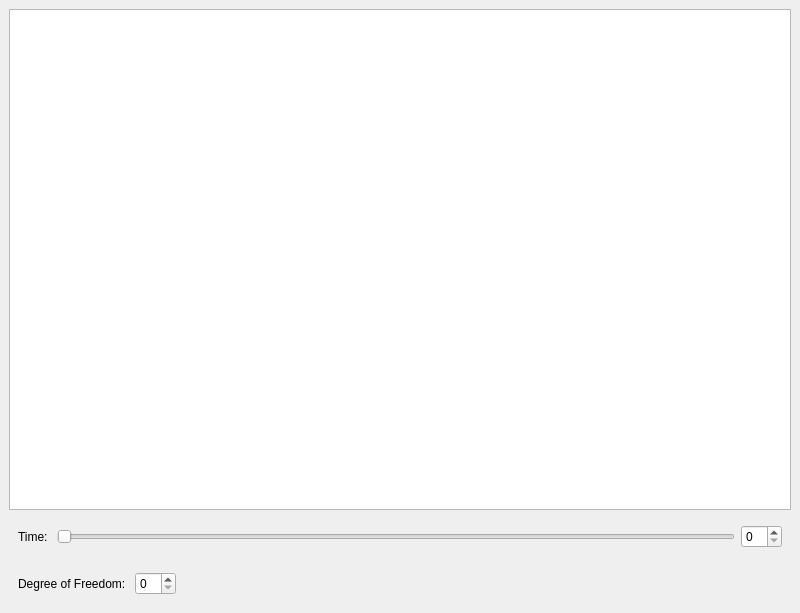
<?xml version="1.0" encoding="UTF-8"?>
<ui version="4.0">
 <class>MainWindow</class>
 <widget class="QMainWindow" name="MainWindow">
  <property name="geometry">
   <rect>
    <x>0</x>
    <y>0</y>
    <width>800</width>
    <height>613</height>
   </rect>
  </property>
  <property name="windowTitle">
   <string>MainWindow</string>
  </property>
  <widget class="QWidget" name="centralwidget">
   <layout class="QVBoxLayout" name="verticalLayout">
    <item>
     <widget class="QGraphicsView" name="plot"/>
    </item>
    <item>
     <widget class="QWidget" name="widget" native="true">
      <layout class="QHBoxLayout" name="horizontalLayout">
       <item>
        <widget class="QLabel" name="labelTime">
         <property name="text">
          <string>Time: </string>
         </property>
        </widget>
       </item>
       <item>
        <widget class="QSlider" name="sliderTime">
         <property name="orientation">
          <enum>Qt::Horizontal</enum>
         </property>
        </widget>
       </item>
       <item>
        <widget class="QSpinBox" name="spinTime"/>
       </item>
      </layout>
     </widget>
    </item>
    <item>
     <widget class="QWidget" name="widget_2" native="true">
      <layout class="QHBoxLayout" name="horizontalLayout_2">
       <item>
        <widget class="QLabel" name="labelDOF">
         <property name="text">
          <string>Degree of Freedom: </string>
         </property>
        </widget>
       </item>
       <item>
        <widget class="QSpinBox" name="spinDOF"/>
       </item>
       <item>
        <spacer name="horizontalSpacer">
         <property name="orientation">
          <enum>Qt::Horizontal</enum>
         </property>
         <property name="sizeHint" stdset="0">
          <size>
           <width>40</width>
           <height>20</height>
          </size>
         </property>
        </spacer>
       </item>
      </layout>
     </widget>
    </item>
   </layout>
  </widget>
 </widget>
 <resources/>
 <connections/>
</ui>
